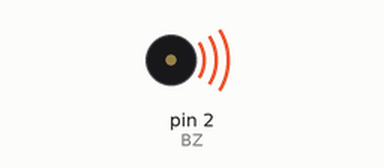
Recording of a sketch running on a simulated Arduino Uno, built with avr-gcc and run on an emulated ATmega328P. On the bench: buzzer (waves = sounding).

Above: at 0.3 s.
At 5.0 s:
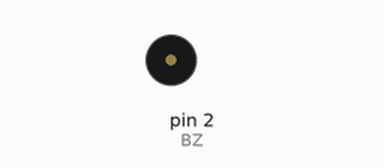
Timing chart, 0 to 8.1 s (numbered marks = the images above):
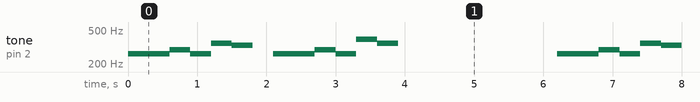

The sketch:

Buzzer_Birthday_Music_Player.ino
```cpp
#define BZ 2

int notes[] = {262,262,294,262,349,330,0,
               262,262,294,262,392,349,0};
int dur=300;

void setup(){
  pinMode(BZ,OUTPUT);
}
void loop(){
  for(int i=0;i<14;i++){
    if(notes[i]==0) delay(dur);
    else {
      tone(BZ, notes[i], dur);
      delay(dur);
    }
  }
  delay(2000);
}
```

Measured:
- by itself, tone on pin 2 (BZ): repeats every 6.2 s: 294 Hz 0.30 s, 262 Hz 0.30 s, 349 Hz 0.30 s, 330 Hz 0.30 s, silent 0.30 s, 262 Hz 0.60 s, 294 Hz 0.30 s, 262 Hz 0.30 s, 392 Hz 0.30 s, 349 Hz 0.30 s, silent 2.3 s, 262 Hz 0.60 s
